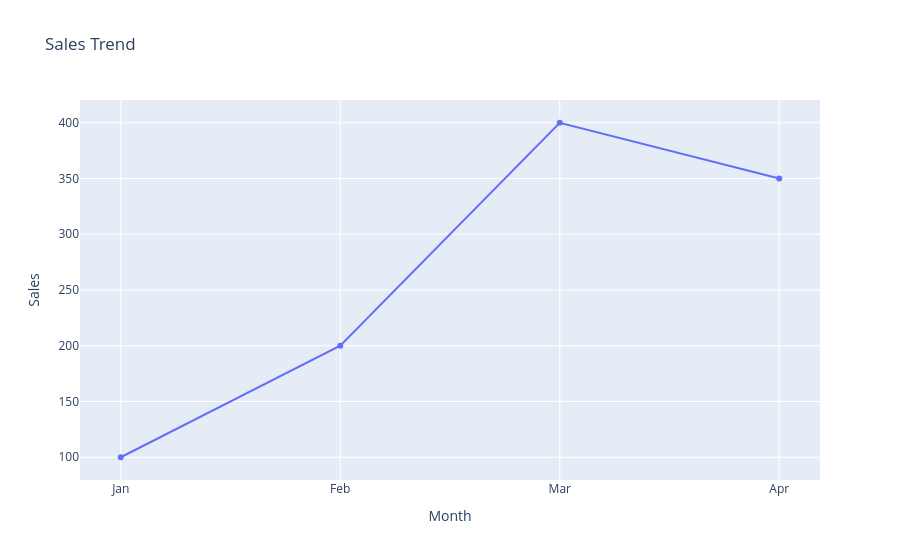

The notebook cell this image was saved under:
### Code cell
fig =px.line(sales, x="Month", y="Sales", markers=True, title="Sales Trend")
fig.show()

### Figure 1 — Plotly figure (JSON) as saved in the notebook; plotly's stock layout.template omitted (floating-point values rounded to 4 significant figures)
{"data": [{"hovertemplate": "Month=%{x}<br>Sales=%{y}<extra></extra>", "legendgroup": "", "line": {"color": "#636efa", "dash": "solid"}, "marker": {"symbol": "circle"}, "mode": "lines+markers", "name": "", "orientation": "v", "showlegend": false, "type": "scatter", "x": ["Jan", "Feb", "Mar", "Apr"], "xaxis": "x", "y": [100, 200, 400, 350], "yaxis": "y"}], "layout": {"legend": {"tracegroupgap": 0}, "title": {"text": "Sales Trend"}, "xaxis": {"anchor": "y", "domain": [0, 1], "title": {"text": "Month"}}, "yaxis": {"anchor": "x", "domain": [0, 1], "title": {"text": "Sales"}}}}
